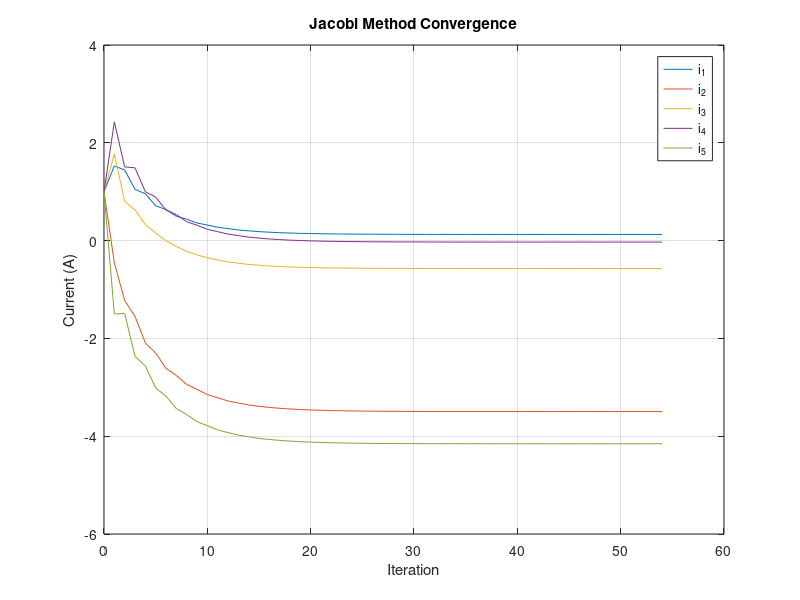
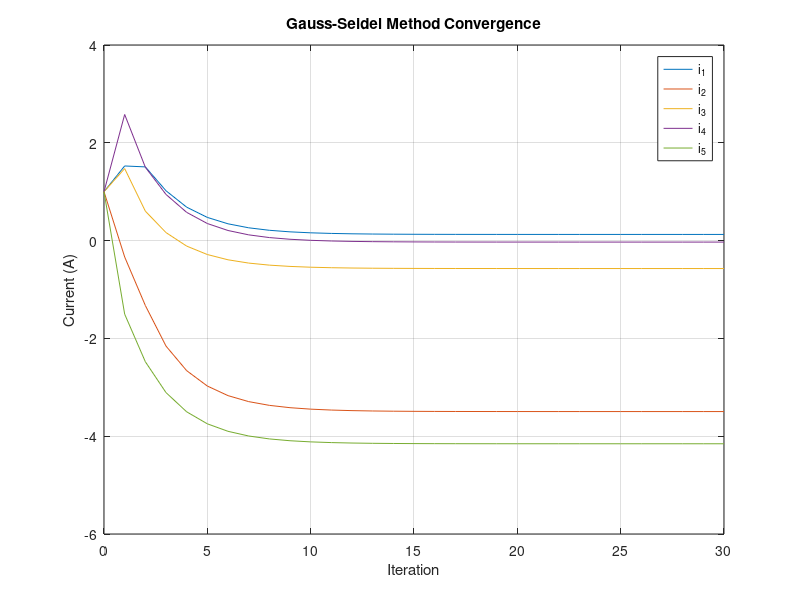

Here is the MATLAB script that generated these plots, in order:
%% Part a)

clc, clear, close all

format shortG

A = [9.5 -2.5  0    -2   0;
    -2.5  11  -3.5   0  -5;
     0   -3.5  15.5  0  -4;
    -2    0    0     7  -3;
     0   -5   -4    -3   12];

b = [10;
    -16;
     20;
     12;
    -30];

ab = [A b];
[R,C] = size(ab);

for j = 1:R

    % Pivoting
    [~,k] = max(abs(ab(j:R,j)));
    k = k + j - 1;

    if k ~= j
        temp = ab(j,:);
        ab(j,:) = ab(k,:);
        ab(k,:) = temp;
    end

    % Make pivot equal to 1
    ab(j,:) = ab(j,:) / ab(j,j);

    % Eliminate above and below pivot
    for i = 1:R
        if i ~= j
            ab(i,:) = ab(i,:) - ab(i,j)*ab(j,:);
        end
    end
end

I_GaussJordan = zeros(R,1);

for i = 1:R
    I_GaussJordan(i,1) = ab(i,C);
end

I_GaussJordan

% Pivoting is not necessary

%% Part b)

% Jacobi Method

guessJ = [1;
         1;
         1;
         1;
         1];

maxerr = 1e-6;
error = 1;
i = 0;

resvJ(1,:) = [i guessJ' error];

while error > maxerr

    i = i + 1;

    Inew = [(10 + 2.5*guessJ(2) + 2*guessJ(4))/9.5;
            (-16 + 2.5*guessJ(1) + 3.5*guessJ(3) + 5*guessJ(5))/11;
            (20 + 3.5*guessJ(2) + 4*guessJ(5))/15.5;
            (12 + 2*guessJ(1) + 3*guessJ(5))/7;
            (-30 + 5*guessJ(2) + 4*guessJ(3) + 3*guessJ(4))/12];

    error = norm(Inew-guessJ,2)/norm(Inew,2);

    resvJ(i+1,:) = [i Inew' error];

    guessJ = Inew;
end

I_Jacobi = Inew
errorJ = error
iterationsJ = i

% Gauss-Seidel Method

guessGS = [1;
          1;
          1;
          1;
          1];

maxerr = 1e-6;
error = 1;
i = 0;

resvGS(1,:) = [i guessGS' error];

while error > maxerr

    i = i + 1;

    Inew(1,1) = (10 + 2.5*guessGS(2) + 2*guessGS(4))/9.5;

    Inew(2,1) = (-16 + 2.5*Inew(1) + 3.5*guessGS(3) ...
        + 5*guessGS(5))/11;

    Inew(3,1) = (20 + 3.5*Inew(2) + 4*guessGS(5))/15.5;

    Inew(4,1) = (12 + 2*Inew(1) + 3*guessGS(5))/7;

    Inew(5,1) = (-30 + 5*Inew(2) + 4*Inew(3) ...
        + 3*Inew(4))/12;

    error = norm(Inew-guessGS,2)/norm(Inew,2);

    resvGS(i+1,:) = [i Inew' error];

    guessGS = Inew;
end

I_GaussSeidel = Inew
errorGS = error
iterationsGS = i

%% Part c)

% Jacobi Method
figure
plot(resvJ(:,1),resvJ(:,2),'-')
hold on
plot(resvJ(:,1),resvJ(:,3),'-')
plot(resvJ(:,1),resvJ(:,4),'-')
plot(resvJ(:,1),resvJ(:,5),'-')
plot(resvJ(:,1),resvJ(:,6),'-')

xlabel('Iteration')
ylabel('Current (A)')
title('Jacobi Method Convergence')
legend('i_1','i_2','i_3','i_4','i_5')
grid on


% Gauss-Seidel Method
figure
plot(resvGS(:,1),resvGS(:,2),'-')
hold on
plot(resvGS(:,1),resvGS(:,3),'-')
plot(resvGS(:,1),resvGS(:,4),'-')
plot(resvGS(:,1),resvGS(:,5),'-')
plot(resvGS(:,1),resvGS(:,6),'-')

xlabel('Iteration')
ylabel('Current (A)')
title('Gauss-Seidel Method Convergence')
legend('i_1','i_2','i_3','i_4','i_5')
grid on

%% Part d)

I_Matlab = A\b
